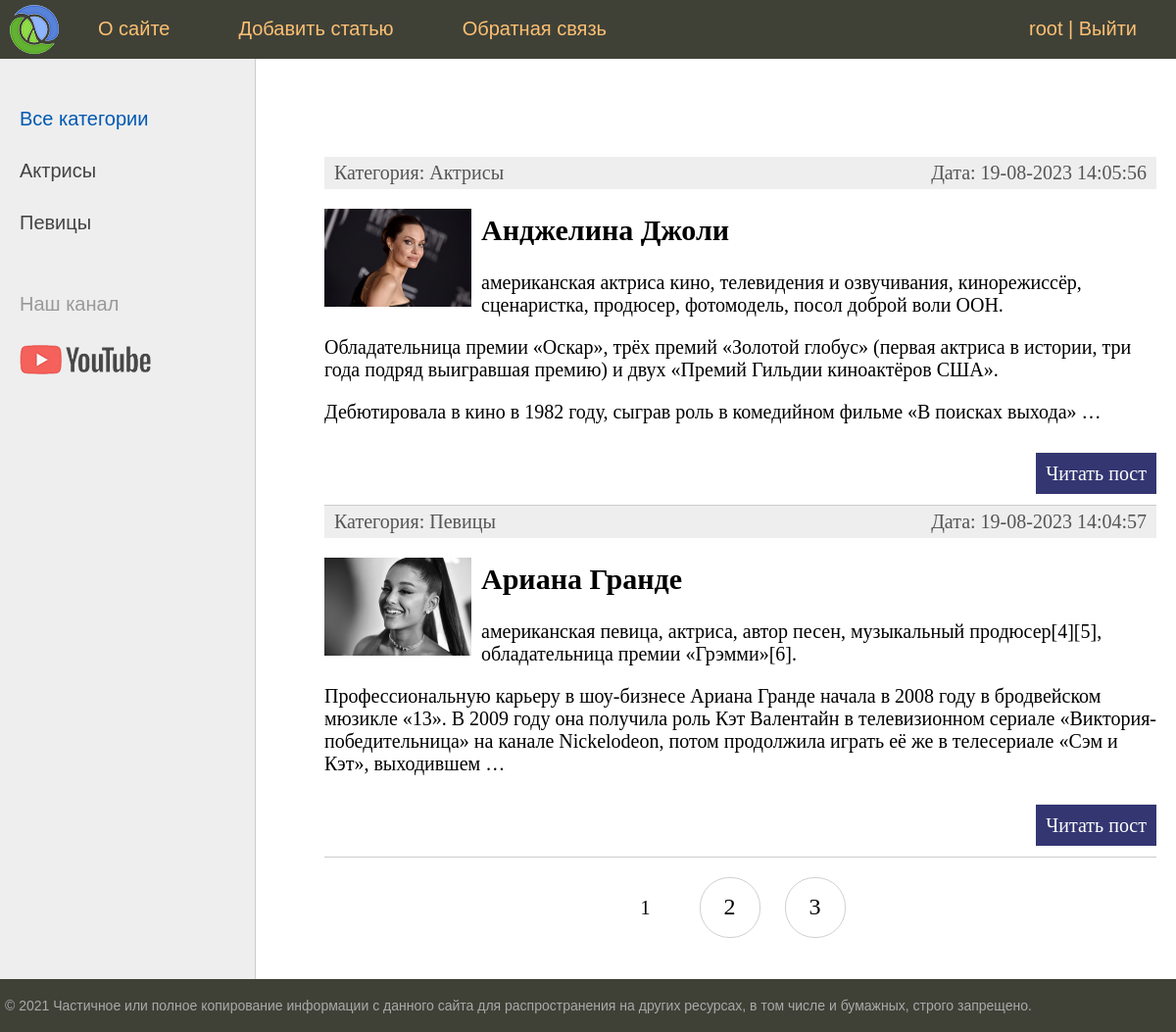
The app's page / (signed in) with its own data.
### women/models.py (models this page shows, shortened)
class Category(models.Model):
    name = models.CharField(max_length=100, db_index=True)
    slug = models.SlugField(max_length=255, unique=True, db_index=True, verbose_name="URL")
    def __str__(self):
        return self.name
    def get_absolute_url(self):
        return reverse('cat', kwargs={'cat_slug': self.slug})
    class Meta:
        verbose_name = 'Категория'
        verbose_name_plural = 'Категории'
        ordering = ['id']

class Women(models.Model):
    title = models.CharField(max_length=255)
    slug = models.SlugField(max_length=255, unique=True, db_index=True, verbose_name="URL")
    content = models.TextField(blank=True)
    photo = models.ImageField(upload_to="photos/%Y/%m/%d/")
    time_create = models.DateTimeField(auto_now_add=True)
    time_update = models.DateTimeField(auto_now=True)
    is_published = models.BooleanField(default=True)
    cat = models.ForeignKey('Category', on_delete=models.PROTECT, null=True)
    def get_absolute_url(self):
        return reverse('post', kwargs={'post_slug': self.slug})
    class Meta:
        verbose_name = 'Известные женщины'
        verbose_name_plural = 'Известные женщины'
        ordering = ['title']

### women/views.py (the view)
# urls.py: path('', WomenHome.as_view(), name='home'),
class WomenHome(DataMixin, ListView):
    model = Women # создает коллекцию записей objects list
    template_name = 'women/index.html'
    context_object_name = 'posts' # вместо objects list контекст
    def get_context_data(self, *, object_list=None, **kwargs): # Динамический контекст для передачи динамического массива
        context = super().get_context_data(**kwargs) # берем существующий контекст
        c_def = self.get_user_context(title="Главная страница")
        return dict(list(context.items()) + list(c_def.items())) # Объединение в общий контекст двух словарей (две верхние строчки)
    def get_queryset(self): # возвращает то, что должно быть прочитано из модели women на первой строке класса
        return Women.objects.filter(is_published=True).select_related('cat')

### women/templatetags/women_tags.py (called while the page is built)
@register.simple_tag(name="get_cats") #simple tag Возвращает коллекцию
def get_categories(filter=None):
    if not filter:
        return Category.objects.all()
    else:
        return Category.objects.filter(pk=filter)

@register.inclusion_tag('women/list_categories.html') # inclusion tag Включающий тег. Возвращает фрагмент шаблона
def show_categories(sort=None, cat_selected=0):
    if not sort:
        cats = Category.objects.all()
    else:
        cats = Category.objects.order_by(sort)
    return {"cats": cats, "cat_selected": cat_selected}

### women/utils.py (called while the page is built)
    def get_user_context(self, **kwargs):
        context = kwargs
        cats = cache.get('cats')
        cats = Category.objects.all()
        user_menu = menu.copy()
        if not self.request.user.is_authenticated:
            user_menu.pop(1)
        context['menu'] = user_menu
        context['cats'] = cats
        if 'cat_selected' not in context:
            context['cat_selected'] = 0
        return context

### women/templates/women/index.html (shortened to what this page needs)
{% extends 'women/base.html' %}
{% load women_tags %}
{% block content %}
<ul class="list-articles">
	{% for p in posts %}
	       <li><div class="article-panel">
	<p class="first">Категория: {{p.cat}}</p>
	<p class="last">Дата: {{p.time_update|date:"d-m-Y H:i:s"}}</p>
</div>
{% if p.photo %}
    <p><img class = "img-article-left thumb" src="{{p.photo.url}}"></p>
{% endif %}
			<h2>{{p.title}}</h2>
	{% autoescape on %}
	{{p.content|linebreaks|truncatewords:50}}
	{% endautoescape %}
			<p class="link-read-post"><a href="{{ p.get_absolute_url }}">Читать пост</a></p>
			</li>
	{% endfor %}
</ul>
{% endblock %}

### women/templates/women/base.html (shortened to what this page needs)
{% load static %}
{% load women_tags %}
<!DOCTYPE html>
<html>
<head>
	<link type="text/css" href="{% static 'women/css/style.css' %}" rel="stylesheet" />
</head>
<body>
<table class="table-page" border=0 cellpadding="0" cellspacing="0">
<tr><td valign=top>
{% block mainmenu %}
		<div class="header">
			<ul id="mainmenu" class="mainmenu">
			<li class="logo"><a href="{% url 'home' %}"><div class="logo"></div></a></li>
{% for m in menu %}
			<li><a href="{% url m.url_name %}">{{m.title}}</a></li>
{% endfor %}
				{% if request.user.is_authenticated %}
				<li class="last">{{ user.username }} | <a href="{% url 'logout' %}">Выйти</a></li>
				{% else %}
				<li class="last"><a href="{% url 'register' %}">Регистрация</a> | <a href="{% url 'login' %}">Войти</a></li>
				{% endif %}
			</ul>
		</div>
{% endblock mainmenu %}
<table class="table-content" border=0 cellpadding="0" cellspacing="0">
<tr>
	{% load cache %}
	<td valign="top" class="left-chapters">
	<ul id="leftchapters">
{% if cat_selected == 0 %}
		<li class="selected">Все категории</li>
{% else %}
		<li>{% show_main %}Все категории</a></li>
{% endif %}
{% for c in cats %}
	{% if c.slug == cat_selected %}
		<li class="selected">{{c.name}}</li>
	{% else %}
		<li><a href="{{ c.get_absolute_url }}">{{c.name}}</a></li>
	{% endif %}
{% endfor %}
		<li class="share">
		<p>Наш канал</p>
		<a class="share-yt" href="https://www.youtube.com/channel/UClJzWfGWuGJL2t-3dYKcHTA/playlists" target="_blank" rel="nofollow"></a>
		</li>
	</ul>
</td>
<td valign="top" class="content">
	<div class="content-text">
{% block content %}
{% endblock %}
{% if page_obj.has_other_pages %}
<nav class="list-pages">
	<ul>
		{% for p in paginator.page_range %}
        {% if page_obj.number == p %}
		<li class="page-num page-num-selected">{{ p }}</li>
		{% elif p >= page_obj.number|add:-2 and p <= page_obj.number|add:2 %}
		<li class="page-num">
			<a href="?page={{ p }}">{{ p }}</a>
		</li>
		{% endif %}
		{% endfor %}
	</ul>
</nav>
{% endif %}
</div>
</td></tr></table>
</td></tr>
<tr><td valign=top>
	<div id="footer">
		<p>&copy; 2021 Частичное или полное копирование информации с данного сайта для распространения на других ресурсах, в том числе и бумажных, строго запрещено.</p>
	</div>
</td></tr></table>
</body>
</html>

### women/static/women/css/style.css (style rules this page uses)
html, body { font-family: 'Arial'; margin: 0; padding: 0; height: 100%; width: 100%; color: #444; }
a { color: #0059b2; text-decoration: none; }
img { max-width: 600px; height: auto; }
img.img-article-left { max-width: 300px; height: auto; float: left; padding: 0 10px 10px 0; }
img.img-article-left.thumb { max-width: 150px; height: auto; }
p.link-read-post { text-align: right; }
p.link-read-post a { padding: 10px; min-width: 100px; background: #333671; color: #fff; text-decoration: none; }
div.article-panel { background: #eee; padding: 5px 10px 5px 10px; box-sizing: border-box; overflow: hidden; color: #555; }
div.article-panel p.first { margin: 0; float: left; }
div.article-panel p.last { margin: 0; float: right; }
ul.list-articles { list-style: none; margin: 0; padding: 0; }
ul.list-articles li { border-bottom: 1px solid #ccc; }
.table-page { width: 100%; height: 100%; vertical-align: top; }
.table-page tr { height: 100%; }
.header { background: #3F4137; height: 60px; }
.logo { background: url('../images/logo.png') no-repeat 10px 5px; width: 70px; height: 60px; }
ul.mainmenu { list-style: none; margin: 0; padding: 0; height: 60px; color: #fdc073; font-size: 20px; overflow: hidden; }
ul.mainmenu li { float: left; margin: 18px 40px 0 30px; }
ul.mainmenu li.logo { margin: 0; }
ul.mainmenu li.last { float: right; }
ul.mainmenu li a { color: #fdc073; text-decoration: none; }
.table-content { width: 100%; min-height: 100%; height: 100%; }
.left-chapters { margin: 0; background: #eee; border-right: 1px solid #ccc; min-height: 100%; }
.left-chapters ul { width: 230px; min-height: 100%; margin: 0; padding: 20px 10px 10px 20px; list-style: none; font-size: 20px; }
.left-chapters ul li { margin: 30px 0 0 0; color: #999; }
.left-chapters ul li.selected { color: #0059b2; }
.left-chapters ul li a { color: #444; text-decoration: none; }
.left-chapters ul li.share { margin: 60px 0 0 0; }
.left-chapters ul li.share p { margin: 30px 0 30px 0; }
.left-chapters ul li.share a { display: inline-block; width: 40px; height: 40px; margin: 0 20px 0 0; }
.left-chapters ul li.share a.share-yt { width: 100%; height: 30px; background: url('../images/share_yt.png') no-repeat 0 0 }
.content { padding: 40px 20px 20px 40px; width: 100%; box-sizing: border-box; }
.content-text { margin: 60px 0 0 30px; color: #000; font-size: 20px; font-family: Yandex Sans Display Light; }
#footer { box-sizing: border-box; background: #3F4137; padding: 5px; color: #aaa; font-size: 14px; font-family: Verdana, Geneva, Arial, Helvetica; text-align: left; overflow: hidden; }
.list-pages { text-align: center; margin: 0 0 20px 0; }
.list-pages ul { margin: 20px 0 0 0; padding: 0; list-style: none; }
.list-pages ul li { display: inline-block; margin: 0 20px 0 0; }
.list-pages a { color: #000; font-size: 24px; text-decoration: none; }
.list-pages .page-num, .page-num-selected { display: inline-block; width: 60px; height: 44px; padding: 16px 0 0 0; border: 1px solid #d0d0d0; border-radius: 30px; }
.list-pages .page-num-selected { border: none; color: #000; font-size: 20px; }

### records on screen
Category: name "Актрисы"
Category: name "Певицы"
Women: cat "Актрисы", time_update "19-08-2023 14:05:56", photo (picture), title "Анджелина Джоли", content "американская актриса кино, телевидения и озвучивания, кинорежиссёр, сценаристка, продюсер, фотомодель, посол доброй воли ООН. Обладательница премии «Оскар», трёх премий «Золотой глобус» (первая актриса в истории, три года подряд выигравшая премию) и двух «Премий Гильдии киноактёров США». Дебютировала в кино в 1982 году, сыграв роль в комедийном фильме «В поисках выхода» …"
Women: cat "Певицы", time_update "19-08-2023 14:04:57", photo (picture), title "Ариана Гранде", content "американская певица, актриса, автор песен, музыкальный продюсер[4][5], обладательница премии «Грэмми»[6]. Профессиональную карьеру в шоу-бизнесе Ариана Гранде начала в 2008 году в бродвейском мюзикле «13». В 2009 году она получила роль Кэт Валентайн в телевизионном сериале «Виктория-победительница» на канале Nickelodeon, потом продолжила играть её же в телесериале «Сэм и Кэт», выходившем …"

### other values on screen
{{ m.title }} "О сайте" "Добавить статью" "Обратная связь"
{{ user.username }} "root"
{{ p }} "1"
{{ p }} "2" "3"
